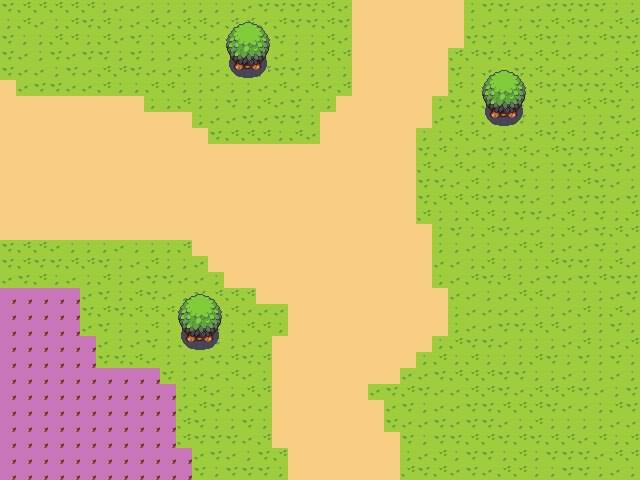

A 2D game scene composited from a Tiled map and its tileset images. What follows is a short description and the map's XML, with each tile layer's data collapsed to a summary:
An orthogonal 40x30 tile map with 16x16 px tiles, 3 tile layers (Background, Terrain, Trees).

<map version="1.10" tiledversion="1.10.1" orientation="orthogonal" renderorder="right-down" width="40" height="30" tilewidth="16" tileheight="16" infinite="0" nextlayerid="5" nextobjectid="1">
 <editorsettings>
  <export target="area01.json" format="json" />
 </editorsettings>
 <tileset firstgid="1" name="tileset" tilewidth="16" tileheight="16" tilecount="2112" columns="33">
  <image source="Tilemap Tutorial/assets/tileset.png" trans="000000" width="528" height="1024" />
 </tileset>
 <layer id="1" name="Background" width="40" height="30">
  <data>[1200 cells, 1200 non-empty, 4 distinct tile ids]</data>
 </layer>
 <layer id="3" name="Terrain" width="40" height="30">
  <data>[1200 cells, 498 non-empty, 2 distinct tile ids]</data>
 </layer>
 <layer id="4" name="Trees" width="40" height="30">
  <data>[1200 cells, 36 non-empty, 12 distinct tile ids]</data>
 </layer>
</map>